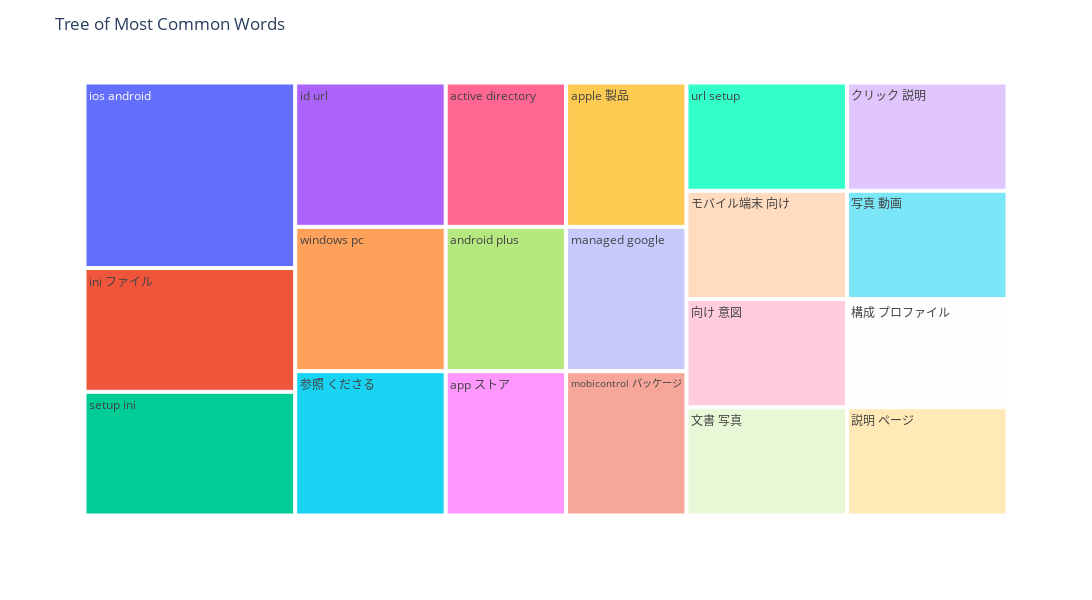

Notebook source saved alongside this figure:
### Code cell
# 2. N-gram tree Map
npt.treemap(title='Tree of Most Common Words', ngram=2, top_n=20, stopwords=stopwords)

### Figure 1 — Plotly figure (JSON) as saved in the notebook; plotly's stock layout.template omitted (floating-point values rounded to 4 significant figures)
{"data": [{"branchvalues": "total", "domain": {"x": [0, 1], "y": [0, 1]}, "hovertemplate": "labels=%{label}<br>word_count=%{value}<br>parent=%{parent}<br>id=%{id}<extra></extra>", "ids": ["active directory", "android plus", "app ストア", "apple 製品", "id url", "ini ファイル", "ios android", "managed google", "mobicontrol パッケージ", "setup ini", "url setup", "windows pc", "クリック 説明", "モバイル端末 向け", "写真 動画", "参照 くださる", "向け 意図", "文書 写真", "構成 プロファイル", "説明 ページ"], "labels": ["active directory", "android plus", "app ストア", "apple 製品", "id url", "ini ファイル", "ios android", "managed google", "mobicontrol パッケージ", "setup ini", "url setup", "windows pc", "クリック 説明", "モバイル端末 向け", "写真 動画", "参照 くださる", "向け 意図", "文書 写真", "構成 プロファイル", "説明 ページ"], "name": "", "parents": ["", "", "", "", "", "", "", "", "", "", "", "", "", "", "", "", "", "", "", ""], "type": "treemap", "values": [4, 4, 4, 4, 5, 6, 9, 4, 4, 6, 4, 5, 4, 4, 4, 5, 4, 4, 4, 4]}], "layout": {"height": 600, "legend": {"tracegroupgap": 0}, "margin": {"t": 60}, "title": {"text": "Tree of Most Common Words"}, "width": 1300}}
